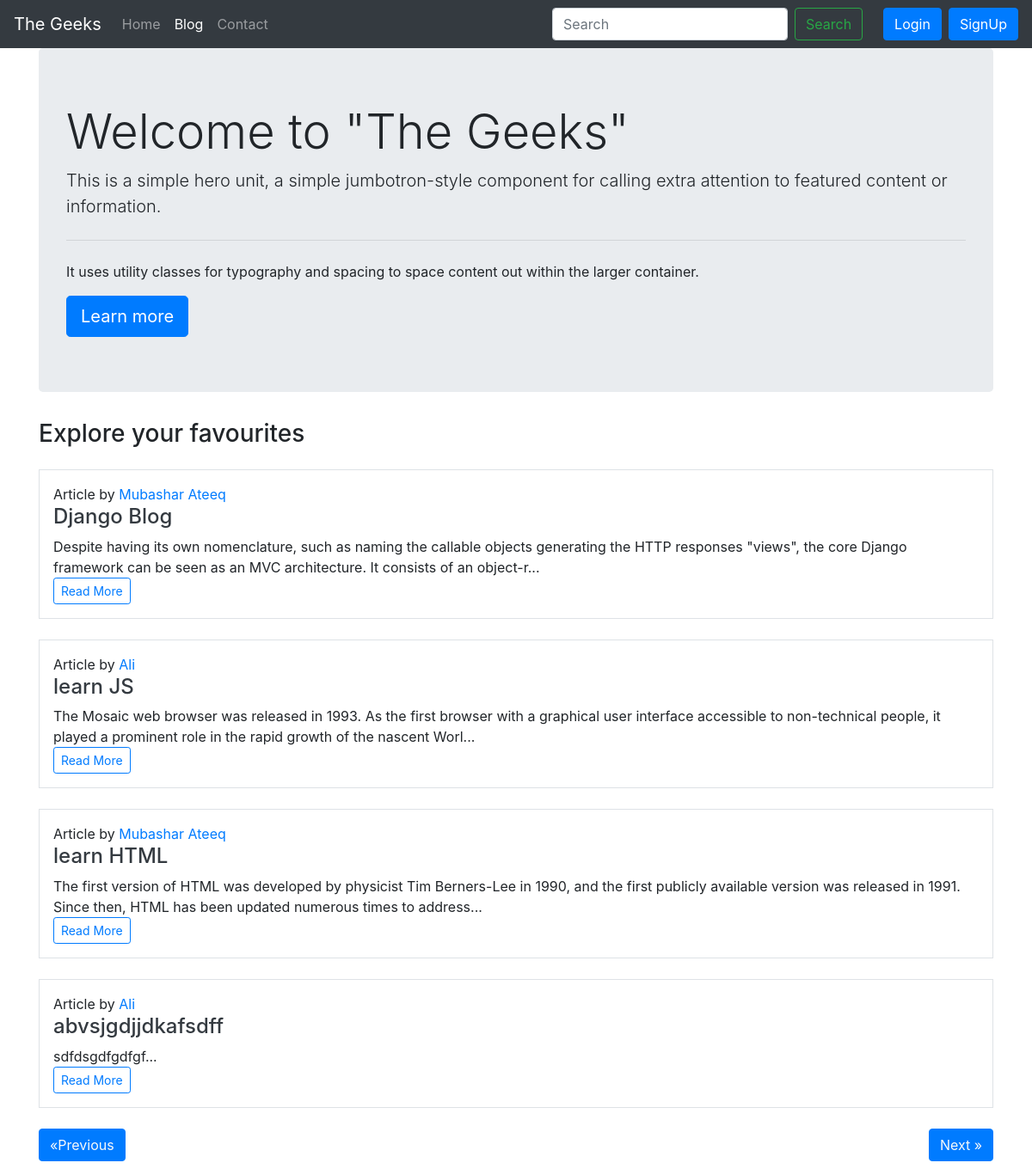
Screenshot of /blog/ with the database file from the repository.
### blog/models.py (models this page shows, shortened)
class Blog(models.Model):
    sno = models.AutoField(primary_key=True)
    title = models.CharField(max_length=200)
    content = models.TextField()
    short_desc = models.CharField(max_length=300, default="")
    slug = models.CharField(max_length=100)
    time = models.DateTimeField(auto_now_add=True)
    author = models.CharField(max_length=20, default="")

### blog/views.py (the view)
# urls.py: 2. Add a URL to urlpatterns:  path('blog/', include('blog.urls'))
def blog(request):
    no_of_posts = 5
    page = (request.GET.get('page'))
    if page is None:
        page = 1
    else:
        page = int(page)
    blogs = Blog.objects.all()
    length = len(blogs)
    blogs = blogs[(page-1)*no_of_posts: page*no_of_posts]
    if page > 1:
        prev = page-1
    else:
        prev = None
    if page < math.ceil(length/no_of_posts):
        nxt = page + 1
    else:
        nxt = None
    context = {'blogs': blogs, 'prev': prev, 'nxt': nxt}
    return render(request, 'bloghome.html', context)

### templates/bloghome.html (shortened to what this page needs)
{% extends 'base.html' %}
{% block blogactive %}active{% endblock blogactive %}
{% block body %}
<div class="container">
<div class="jumbotron">
  <h1 class="display-4 ">Welcome to "The Geeks"</h1>
  <p class="lead">This is a simple hero unit, a simple jumbotron-style component for calling extra attention to featured content or information.</p>
  <hr class="my-4">
  <p>It uses utility classes for typography and spacing to space content out within the larger container.</p>
  <a class="btn btn-primary btn-lg" href="#" role="button">Learn more</a>
</div>
 <h3 class="my-3"> Explore your favourites</h3>
{% for blog in blogs %}
<div class="my-4 p-3 border">
    <p class="mb-0 "> Article by <a href="#">{{blog.author}}</a></p>
    <h4 class="text-dark"> <a href="/blogpost/{{blog.slug}}" class="text-dark">{{blog.title}}</a></h4>
    <div>
    {{blog.short_desc|slice:200}}...
    </div>
    <a href="/blogpost/{{blog.slug}}" class="text-dark"><button type="button" class="btn btn-outline-primary btn-sm">Read More</button></a>
</div>
{% endfor %}
<div class="my-3">
{% if prev %}
<button class="btn btn-primary"><a class="text-light" href = "/blog?page={{prev}}">&laquo;Previous</a></button>
{% else %}
<button class="btn btn-primary"><a class="text-light" href = "#">&laquo;Previous</a></button>
{% endif %}
{% if nxt %}
<button class="btn btn-primary float-right"><a class="text-light" href = "/blog?page={{nxt}}">Next &raquo;</a></button>
{% else %}
<button class="btn btn-primary float-right"><a class="text-light" href = "#">Next &raquo;</a></button>
{% endif %}
</div>
</div>
{% endblock body %}

### templates/base.html (shortened to what this page needs)
<!doctype html>
<html lang="en">
<head>
  <link rel="stylesheet" href="https://cdn.jsdelivr.net/npm/bootstrap@4.5.3/dist/css/bootstrap.min.css"
>
</head>
<body>
  <nav class="navbar navbar-expand-lg navbar-dark bg-dark">
    <a class="navbar-brand" href="/">The Geeks</a>
    <div class="collapse navbar-collapse" id="navbarSupportedContent">
      <ul class="navbar-nav mr-auto">
        <li class="nav-item {% block homeactive %}{% endblock homeactive %} ">
          <a class="nav-link" href="/">Home <span class="sr-only">(current)</span></a>
        </li>
        <li class="nav-item {% block blogactive %}{% endblock blogactive %} ">
          <a class="nav-link" href="/blog">Blog</a>
        </li>
        <li class="nav-item {% block contactactive %}{% endblock contactactive %} ">
          <a class="nav-link" href="/contact">Contact</a>
        </li>
      </ul>
      <form action="/search" method="get" class="form-inline my-2 my-lg-0 mx-3">
        <input class="form-control mr-sm-2" type="search" placeholder="Search" aria-label="query" name="query"
          id="search">
        <button class="btn btn-outline-success my-2 my-sm-0" type="submit">Search</button>
      </form>
{% if user.is_authenticated %}
<div class="dropdown">
  <button class="btn btn-secondary dropdown-toggle" type="button" id="dropdownMenuButton" data-toggle="dropdown" aria-haspopup="true" aria-expanded="false">
     Welcome {{request.user}}
  </button>
  <div class="dropdown-menu" aria-labelledby="dropdownMenuButton">
    <a class="dropdown-item" href="/logout">Logout</a>
    <a class="dropdown-item" href="#">Another action</a>
  </div>
</div>
{% else %}
      <button type="button" class="btn btn-primary mx-2" data-toggle="modal" data-target="#loginModal">
        Login</button>
      <button type="button" class="btn btn-primary" data-toggle="modal" data-target="#signupModal">
        SignUp</button>
{% endif %}
    </div>
  </nav>
  {% block body %} {% endblock body %}
</body>
</html>

### templates/bloghome.html (style rules this page uses)
.container { min-height: 100vh; }

### rows the page displays
Blog: author "Mubashar Ateeq", title "Django Blog", short_desc "Despite having its own nomenclature, such as naming the callable objects generating the HTTP responses \"views\", the core Django framework can be seen as an MVC architecture. It consists of an object-r"
Blog: author "Ali", title "learn JS", short_desc "The Mosaic web browser was released in 1993. As the first browser with a graphical user interface accessible to non-technical people, it played a prominent role in the rapid growth of the nascent Worl"
Blog: author "Mubashar Ateeq", title "learn HTML", short_desc "The first version of HTML was developed by physicist Tim Berners-Lee in 1990, and the first publicly available version was released in 1991. Since then, HTML has been updated numerous times to address"
Blog: author "Ali", title "abvsjgdjjdkafsdff", short_desc "sdfdsgdfgdfgf"
